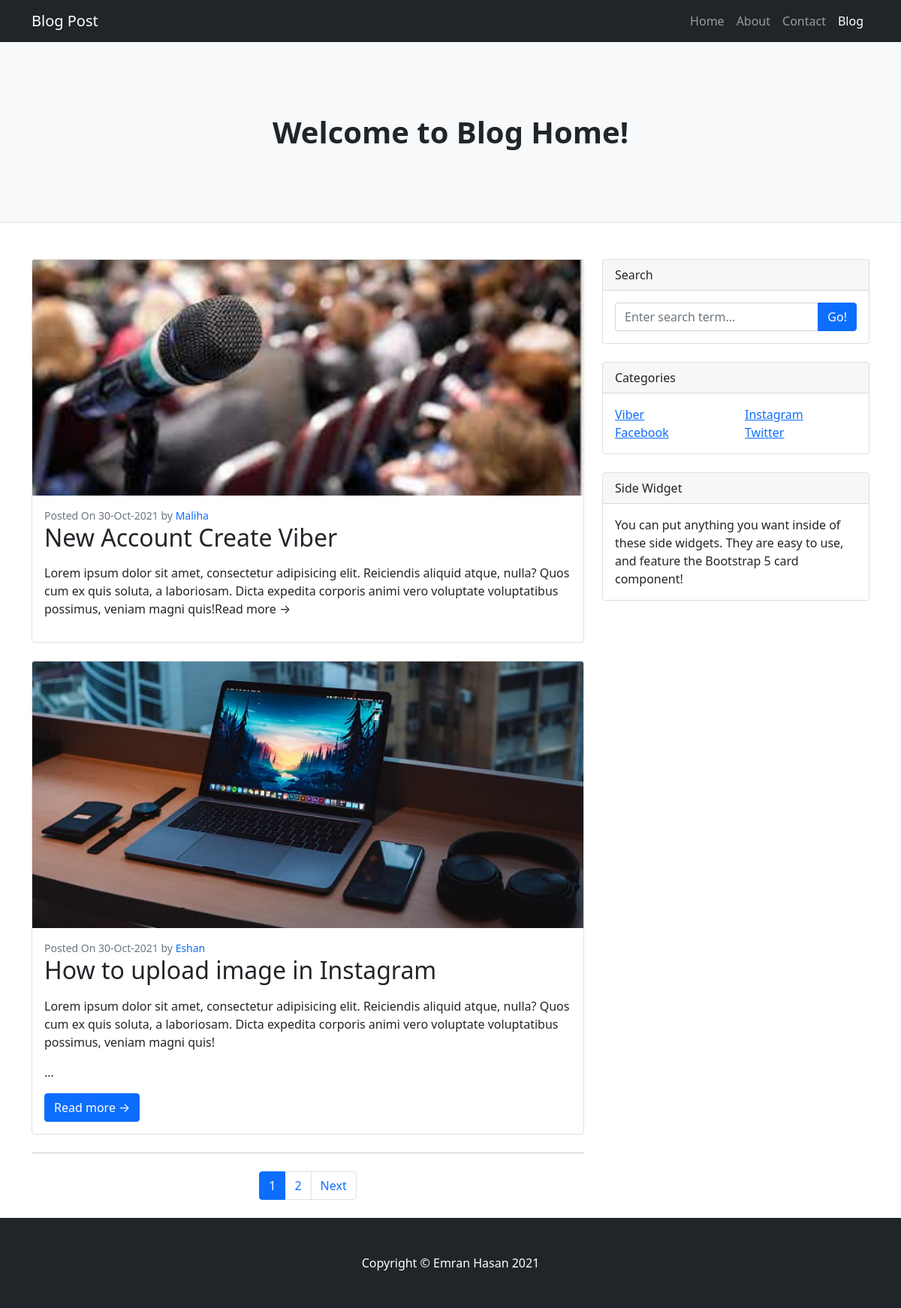
The page / on the database its author committed.
### tables this page shows
CREATE TABLE `blog` (
  `id` int(255) NOT NULL,
  `cat_id` int(2) NOT NULL,
  `title` varchar(255) NOT NULL,
  `content` text NOT NULL,
  `photo` varchar(100) NOT NULL,
  `name` varchar(60) NOT NULL,
  `status` tinyint(1) NOT NULL,
  `createtime` timestamp NOT NULL DEFAULT current_timestamp()
);

CREATE TABLE `category` (
  `id` int(3) NOT NULL,
  `category_name` varchar(60) NOT NULL,
  `status` tinyint(1) NOT NULL,
  `createtime` timestamp NOT NULL DEFAULT current_timestamp(),
  `updatetime` timestamp NOT NULL DEFAULT current_timestamp() ON UPDATE current_timestamp()
);

### app/classes/category.php (called while the page is built, shortened)
<?php
    class Category
    {
        public function allActiveCategory()
        {
            $sql = "SELECT * FROM category where status = 1";
            $result = mysqli_query(Database::dbConn(), $sql);
            return $result;
        }
        public function pagination($page)
        {
            $limit = 2;
            $offset = ($page - 1) * $limit;
            $sql = "SELECT * FROM blog where status = 1 order by id desc limit {$offset}, {$limit}";
            $result = mysqli_query(Database::dbConn(), $sql);
            return $result;
        }
        public function allActivePost()
        {
            $sql = "SELECT * FROM blog where status = 1 order by id desc";
            $result = mysqli_query(Database::dbConn(), $sql);
            return $result;
        }
    }
?>

### app/classes/database.php (called while the page is built, shortened)
<?php
    class Database
    {
        public static function dbConn()
        {
            $host = "localhost";
            $user = "root";
            $pass = "";
            $db_name = 'oop_blog_project';
            $conn = mysqli_connect($host,$user,$pass,$db_name);
            return $conn;
        }
    }
?>

### index.php (the view, shortened to what this page needs)
<?php
    $cat = new \App\classes\Category;
    $cathData = $cat->allActiveCategory();
    if (isset($_GET['page'])) {
        $page = $_GET['page'];
    } else {
        $page = 1;
    }
    $pagination = $cat->pagination($page);
    $postData = $cat->allActivePost();
    require_once('header.php');
?>
        <?php
            if (isset($_GET['search'])) {
            } else {
        ?>
        <header class="py-5 bg-light border-bottom mb-4">
            <div class="container">
                <div class="text-center my-5">
                    <h1 class="fw-bolder">Welcome to Blog Home!</h1>
                </div>
            </div>
        </header>
        <?php
            }
        ?>
        <div class="container">
            <div class="row mt-5">
                <div class="col-lg-8">
                    <?php
                        if (isset($_GET['search'])) {
                            $search = $_GET['search'];
                            $search = $cat->searchPost($search);
                            if (mysqli_num_rows($search) > 0) {
                                while ($searchRow = mysqli_fetch_assoc($search)) {
                        ?>
                        <div class="card mb-4">
                            <a href="#!"><img class="card-img-top" src="upload/<?= $searchRow['photo'] ?>" alt="img" /></a>
                            <div class="card-body">
                                <div class="small text-muted">Posted On <?= date('d-M-Y', strtotime($searchRow['createtime'])) ?> by <a href="#" class="text-decoration-none"><?= $searchRow['name'] ?></a></div>
                                <h2 class="card-title"><?= $searchRow['title'] ?></h2>
                                <p class="card-text"><?= substr($searchRow['content'], 0, 700)
                                 ?>...</p>
                                <a class="btn btn-primary" href="post.php?id=<?= $searchRow['id'] ?>">Read more →</a>
                            </div>
                        </div>
                        <?php
                                }
                            } else {
                                ?>
                                    <div class="card mb-4">
                                        <div class="card-body">
                                            <p class="card-text text-center text-muted">No Search Post Found</p>
                                        </div>
                                    </div>
                        <?php
                            }
                        } else {
                    ?>
                    <?php
                        if (mysqli_num_rows($pagination) > 0) {
                        while ($row1 = mysqli_fetch_assoc($pagination)) {
                    ?>
                    <div class="card mb-4">
                        <a href="#!"><img class="card-img-top" src="upload/<?= $row1['photo'] ?>" alt="img" /></a>
                        <div class="card-body">
                            <div class="small text-muted">Posted On <?= date('d-M-Y', strtotime($row1['createtime'])) ?> by <a href="#" class="text-decoration-none"><?= $row1['name'] ?></a></div>
                            <h2 class="card-title"><?= $row1['title'] ?></h2>
                            <p class="card-text"><?= substr($row1['content'], 0, 700)
                             ?>...</p>
                            <a class="btn btn-primary" href="post.php?id=<?= $row1['id'] ?>">Read more →</a>
                        </div>
                    </div>
                    <?php
                            }
                        ?>
                            <nav aria-label="Pagination">
                                <hr class="my-0" />
                                <ul class="pagination justify-content-center my-4">
                                    <?php
                                        if (mysqli_num_rows($postData) > 0) {
                                            $total_records = mysqli_num_rows($postData);
                                            $limit = 2;
                                            $total_pages = ceil($total_records/$limit);
                                        for ($i = 1; $i <= $total_pages; $i++) {
                                            if ($i == $page) {
                                                $active = "active";
                                            } else {
                                                $active = "";
                                            }
                                    ?>
                                    <li class="page-item <?= $active ?>" aria-current="page"><a class="page-link" href="?page=<?= $i ?>"><?= $i ?></a></li>
                                    <?php
                                        }
                                    }
                                    ?>
                                    <?php
                                    if ($total_pages > $page){
                                    ?>
                                        <li class="page-item"><a class="page-link" href="?page=<?= $page + 1 ?>" tabindex="-1" aria-disabled="true">Next</a></li>
                                    <?php
                                        }
                                    ?>
                                </ul>
                            </nav>
                            <?php
                        }
                    }
                    ?>
                </div>
                <?php require_once('widget.php');?>
            </div>
        </div>
        <?php require_once('footer.php');?>

### header.php (shortened to what this page needs)
<!DOCTYPE html>
<html lang="en">
    <head>
        <link href="assets/css/styles.css" rel="stylesheet" />
    </head>
    <body>
        <nav class="navbar navbar-expand-lg navbar-dark bg-dark">
            <div class="container">
                <a class="navbar-brand" href="index.php">Blog Post</a>
                <div class="collapse navbar-collapse" id="navbarSupportedContent">
                    <ul class="navbar-nav ms-auto mb-2 mb-lg-0">
                        <li class="nav-item"><a class="nav-link" href="index.php">Home</a></li>
                        <li class="nav-item"><a class="nav-link" href="#!">About</a></li>
                        <li class="nav-item"><a class="nav-link" href="#!">Contact</a></li>
                        <li class="nav-item"><a class="nav-link active" aria-current="page" href="#">Blog</a></li>
                    </ul>
                </div>
            </div>
        </nav>

### widget.php
<div class="col-lg-4">
                    <div class="card mb-4">
                        <div class="card-header">Search</div>
                        <div class="card-body">
                            <form action="index.php?search=" method="get">
                                <div class="input-group">
                                    <input name="search" class="form-control" type="text" placeholder="Enter search term..." aria-label="Enter search term..." aria-describedby="button-search" />
                                    <button class="btn btn-primary" id="button-search" type="submit">Go!</button>
                                </div>
                            </form>
                        </div>
                    </div>
                    <div class="card mb-4">
                        <div class="card-header">Categories</div>
                        <div class="card-body">
                            <div class="row">
                                <?php
                                    while ($row = mysqli_fetch_assoc($cathData)) {
                                ?>
                                <div class="col-sm-6">
                                    <ul class="list-unstyled mb-0">
                                        <li><a href="category.php?id=<?= $row['id'] ?>"> <?= $row['category_name'] ?> </a></li>
                                    </ul>
                                </div>
                                <?php } ?>
                            </div>
                        </div>
                    </div>
                    <div class="card mb-4">
                        <div class="card-header">Side Widget</div>
                        <div class="card-body">You can put anything you want inside of these side widgets. They are easy to use, and feature the Bootstrap 5 card component!</div>
                    </div>
                </div>

### footer.php (shortened to what this page needs)
<footer class="py-5 bg-dark">
            <div class="container"><p class="m-0 text-center text-white">Copyright &copy; Emran Hasan 2021</p></div>
        </footer>
    </body>
</html>

### rows shown on the page
blog: photo (picture), createtime "30-Oct-2021", name "Maliha", title "New Account Create Viber", content "Lorem ipsum dolor sit amet, consectetur adipisicing elit. Reiciendis aliquid atque, nulla? Quos cum ex quis soluta, a laboriosam. Dicta expedita corporis animi vero voluptate voluptatibus possimus, veniam magni quis!"
blog: photo (picture), createtime "30-Oct-2021", name "Eshan", title "How to upload image in Instagram", content "Lorem ipsum dolor sit amet, consectetur adipisicing elit. Reiciendis aliquid atque, nulla? Quos cum ex quis soluta, a laboriosam. Dicta expedita corporis animi vero voluptate voluptatibus possimus, veniam magni quis!"
category: category_name "Viber"
category: category_name "Instagram"
category: category_name "Facebook"
category: category_name "Twitter"
